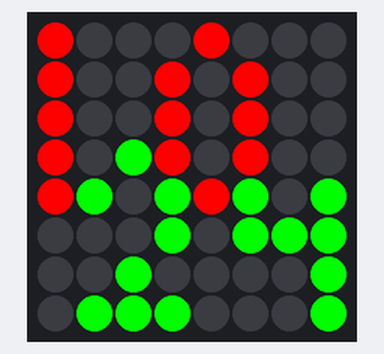
Recording of a program running on a simulated Raspberry Pi (BCM pin numbers) with a Sense HAT. Parts: the Sense HAT's 8×8 RGB LED matrix. The clock reads 2024-03-15 10:24:30 at power-on unless the program sets it.

Above: at 0.26 s.
At 15.75 s:
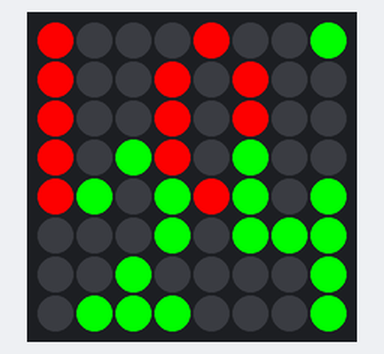
At 33.25 s:
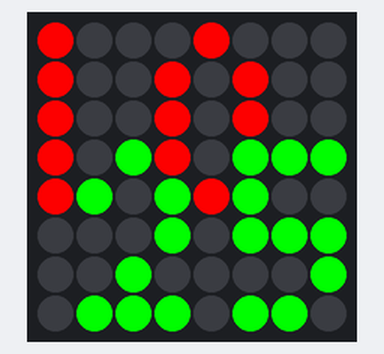
At 64.75 s:
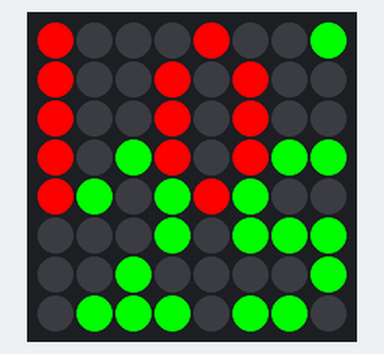
At 129.75 s:
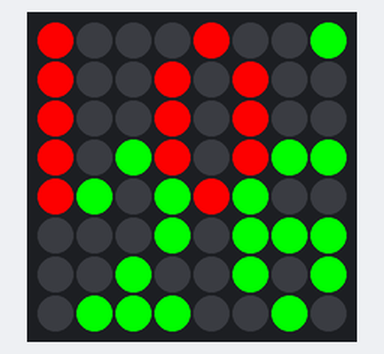

The program:

DigitalClock3x5.py
```python
#!/usr/bin/env python
from sense_hat import SenseHat
import time

"""
  Digital Clock 3x5 (DigitalClock3x5.py)
  asun.net 3/8/2025

  Raspberry Pi time of day digital clock with 3x5 number fonts
  formatted for the Sense HAT's 8x8 RGB LED matrix display.

  Four 3x5 clock digits will overlap on the 8x8 display matrix
  since there's insufficient space to fit them all at once.
  The code dynamically places clock digits to minimize
  overlapping pixels. To maintain readability of overlapping
  digits, overlapping pixels alternate their color pattern.

  Repository: https://github.com/asunxx/rpi-sense-hat-clock
  Original concept: MixiClock.pde
    http://timewitharduino.blogspot.com/2012/01/mixiclock-4-digits-displayed-on-8x8-led.html

"""

sense = SenseHat()

number3x5 = [
 0,1,0, #zero
 1,0,1,
 1,0,1,
 1,0,1,
 0,1,0,
 0,0,1, #one
 0,0,1,
 0,0,1,
 0,0,1,
 0,0,1,
 0,1,0, #two
 1,0,1,
 0,0,1,
 0,1,0,
 1,1,1,
 1,1,1, #three
 0,0,1,
 0,1,0,
 0,0,1,
 1,1,0,
 1,0,0, #four
 1,0,1,
 1,1,1,
 0,0,1,
 0,0,1,
 1,1,1, #five
 1,0,0,
 1,1,1,
 0,0,1,
 1,1,0,
 0,1,1, #six
 1,0,0,
 1,1,1,
 1,0,1,
 0,1,0,
 1,1,1, #seven
 0,0,1,
 0,1,0,
 1,0,0,
 1,0,0,
 1,1,1, #eight
 1,0,1,
 0,1,0,
 1,0,1,
 1,1,1,
 0,1,0, #nine
 1,0,1,
 1,1,1,
 0,0,1,
 1,1,0 ]

red   = [255,  0,  0]
green = [  0,255,  0]
blue  = [  0,  0,255]
black = [  0,  0,  0]
white = [255,255,255]
magenta = [255,  0,255]
cyan    = [  0,255,255]
yellow  = [255,255,  0]

image = [
    0, 0, 0, 0, 0, 0, 0, 0,   #  0 ..  7
    0, 0, 0, 0, 0, 0, 0, 0,   #  8 .. 15
    0, 0, 0, 0, 0, 0, 0, 0,   # 16 .. 23
    0, 0, 0, 0, 0, 0, 0, 0,   # 24 .. 31
    0, 0, 0, 0, 0, 0, 0, 0,   # 32 .. 39
    0, 0, 0, 0, 0, 0, 0, 0,   # 40 .. 47
    0, 0, 0, 0, 0, 0, 0, 0,   # 48 .. 55
    0, 0, 0, 0, 0, 0, 0, 0 ]  # 56 .. 63

def draw_digit(digit, position, color, color2 = black):
    for r in range(5):
      for c in range(3):
        if number3x5[digit*15+r*3+c] == 1:
          pixpos = r*8+c+position
          if image[pixpos] == black:
            image[pixpos] = color
          else:
            if color2 != black:
              image[pixpos] = color2

def ovl_digit(digit, position): # count overlap pixels for digit
    n = 0
    for r in range(3, 5):       # assume rows 0, 1, 2 never overlap
      for c in range(3):
        if (number3x5[digit*15+r*3+c] == 1 and
            image[r*8+c+position] != black):
          n = n + 1
    return n

####
# Main Loop
####
while True:
    now = time.time()
    hour24 = time.localtime(now).tm_hour
    hour12 = hour24%12
    if hour12 == 0:
      hour12 = 12
    hour = hour24 if True else hour12
    minute = time.localtime(now).tm_min
    second = time.localtime(now).tm_sec
    msecond = int(now*1000)%1000
#   hour = (minute+0)%24+0      # debug
#   minute = second             # debug
    if msecond < 500 and False:
      print("%02d:%02d:%02d.%03d" % (hour, minute, second, msecond))

# background and border
    for i in range(len(image)):
      image[i] = black

# minutes
    if True:
      d1 = int(minute/10)
      d2 = minute%10
      d1off = 0
      # shift to left the first digit in minute if hours are single-digit
#     if (hour < 10):
      if (hour < 10 and hour != 1 and hour != 7):
        d1off = 1
      # shift to left if first digit in minute is 1
      if (d1 == 1):
        if (10 <= hour < 20):
          d1off = 2
        else:
          d1off = 0

      d1pos = 25
      d2pos = 29
      draw_digit(d1, d1pos - d1off, green, yellow)
      draw_digit(d2, d2pos, green, yellow)

# hours
    if True:
      d1 = int(hour/10)
      d2 = hour%10
      minUnit = minute%10
      minDecs = int(minute/10)
      d1off = 5
      d2off = 1

      d1pos = 5
      d2pos = 5

      if d1 == 0:
        # show just one digit, in the middle
        d1off = 8       # out of display
        d2off = 3
#       if (d2 == 0 or d2 == 2 or d2 == 3 or d2 == 7):
#         d2off = 2
        if (minUnit == 1):
          d2off = 2

        if (minDecs == 1 or d2 == 7):
          d2off = 5
        if (d2 == 1):
          d2off = 7
        if (d2off == 3 and d2 != 1 and d2 != 4):
          # find offset with fewest pixel overlaps
          ovlapMin = 3*5+1
          for t2off in (3, 2):
            ovlap = ovl_digit(d2, d2pos-t2off)
            if ovlap < ovlapMin:
              ovlapMin = ovlap
              d2off = t2off

      elif d1 == 1:
        # show one in the first column
        d1off = 7
        if (d2 == 1 or d2 == 4):
          d2off = 3
        if (minDecs == 1):
          d2off = 3

        if (d2off == 1 and d2 != 7):
          # find offset with fewest pixel overlaps
          ovlapMin = 3*5+1
          for t2off in (2, 3, 1):
            ovlap = ovl_digit(d2, d2pos-t2off)
            if ovlap < ovlapMin:
              ovlapMin = ovlap
              d2off = t2off

      elif d2 == 1:
        # show one in the middle column
        d2off = 3

      if True:
        if second%2 == 0:
          if d1 != 0:
            draw_digit(d1, d1pos - d1off, red, red)
          draw_digit(d2, d2pos - d2off, red, red)
        else:
          if d1 != 0:
            draw_digit(d1, d1pos - d1off, red)
          draw_digit(d2, d2pos - d2off, red)
      else:
        if d1 != 0:
          draw_digit(d1, d1pos - d1off, red, yellow)
        draw_digit(d2, d2pos - d2off, red, yellow)

# seconds
    pass

# 1/2 second
    if True:
      if msecond >= 500:
        image[7] = green
      else:
        image[7] = black

# Display the time
#   sense.set_rotation(90)      # Optional
#   sense.low_light = True      # Optional
    sense.set_pixels(image)

    time.sleep((500.0-msecond%500)/1000.0)
```

Measured:
- what the display in image 1 shows lasts 0.5 s, from 15.5 s to 16.0 s
